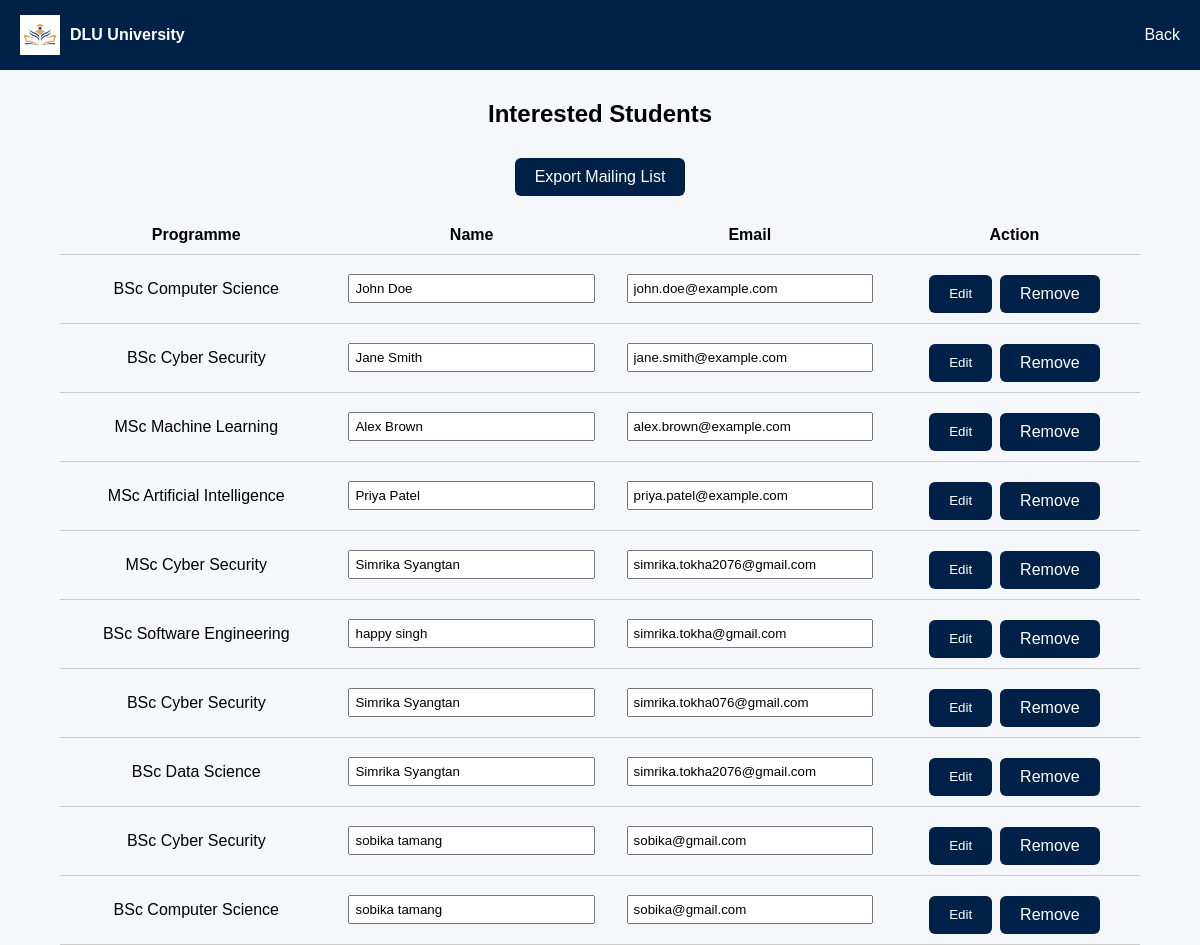
The app's page /admin/students.php (signed in) with its own data.
### tables this page shows
CREATE TABLE `interestedstudents` (
  `InterestID` int(11) NOT NULL,
  `ProgrammeID` int(11) NOT NULL,
  `StudentName` varchar(100) NOT NULL,
  `Email` varchar(255) NOT NULL,
  `RegisteredAt` timestamp NOT NULL DEFAULT current_timestamp(),
  `StudentID` int(11) DEFAULT NULL
);

CREATE TABLE `programmes` (
  `ProgrammeID` int(11) NOT NULL,
  `ProgrammeName` text NOT NULL,
  `LevelID` int(11) DEFAULT NULL,
  `ProgrammeLeaderID` int(11) DEFAULT NULL,
  `Description` text DEFAULT NULL,
  `Image` text DEFAULT NULL,
  `is_published` tinyint(4) DEFAULT 1
);

### admin/students.php (the view, shortened to what this page needs)
<?php
include '../config.php';
$query = "
SELECT i.InterestID, p.ProgrammeName, i.StudentName, i.Email FROM interestedstudents i
JOIN programmes p ON i.ProgrammeID = p.ProgrammeID
";
$result = $conn->query($query);
?>
<!DOCTYPE html>
<html>
<head>
<link rel="stylesheet" href="../style.css">
</head>
<body>
<div class="navbar">
<div class="logo">
<img src="../logo.jpg">
<b>DLU University</b>
</div>
<div>
<a href="dashboard.php">Back</a>
</div>
</div>
<h2 style="text-align:center; margin-top:30px;">Interested Students</h2>
<div style="text-align:center; margin-bottom:20px;">
<a href="export.php" class="view-btn">Export Mailing List</a>
</div>
<div class="table-container">
<table>
<tr>
    <th>Programme</th>
    <th>Name</th>
    <th>Email</th>
    <th>Action</th>
</tr>
<?php
while($row = $result->fetch_assoc()){
$id = intval($row['InterestID']);
echo "<tr>";
echo "<form method='POST'>";
echo "<td>".htmlspecialchars($row['ProgrammeName'])."</td>";
echo "<td>
<input type='text' id='name_$id' name='name' value='".htmlspecialchars($row['StudentName'])."' readonly>
</td>";
echo "<td>
<input type='email' id='email_$id' name='email' value='".htmlspecialchars($row['Email'])."' readonly>
</td>";
echo "<td>
<input type='hidden' name='id' value='$id'>
<div class='button-group'>
<button type='button' id='editBtn_$id' class='view-btn'onclick='enableEdit($id)'>Edit</button>
<button type='submit' name='update' id='saveBtn_$id'class='view-btn' style='display:none;'>Save</button>
<button type='button' id='cancelBtn_$id'class='view-btn' style='display:none;' onclick='cancelEdit()'>Cancel</button>
<a href='#' class='view-btn'onclick='confirmDelete(\"delete_student.php?id=$id\")'>Remove  </a>
</div>
</td>";
echo "</form>";
echo "</tr>";
}
?>
</table>
</div>
</body>
</html>

### style.css (style rules this page uses)
body { margin: 0; font-family: Arial, sans-serif; background-color: #f5f7fa; }
.navbar { display: flex; justify-content: space-between; align-items: center; background: #002147; color: white; padding: 15px 20px; }
.navbar a { color: white; margin-left: 15px; text-decoration: none; }
.logo { display: flex; align-items: center; gap: 10px; }
.logo img { width: 40px; }
.view-btn { display: inline-block; padding: 10px 20px; background: #002147; color: white; text-decoration: none; border-radius: 6px; margin-top: 10px; cursor: pointer; border: none; }

### admin/students.php (style rules this page uses)
.table-container { width: 90%; margin: auto; }
table { width: 100%; border-collapse: collapse; }
th, td { padding: 10px; text-align: center; border-bottom: 1px solid #ccc; }
.button-group { display: flex; justify-content: center; gap: 8px; }
input { padding: 5px; width: 90%; }

### records on screen
interestedstudents: ProgrammeID.ProgrammeName "BSc Computer Science", name "John Doe", email "john.doe@example.com"
interestedstudents: ProgrammeID.ProgrammeName "BSc Cyber Security", name "Jane Smith", email "jane.smith@example.com"
interestedstudents: ProgrammeID.ProgrammeName "MSc Machine Learning", name "Alex Brown", email "alex.brown@example.com"
interestedstudents: ProgrammeID.ProgrammeName "MSc Artificial Intelligence", name "Priya Patel", email "priya.patel@example.com"
interestedstudents: ProgrammeID.ProgrammeName "MSc Cyber Security", name "Simrika Syangtan", email "simrika.tokha2076@gmail.com"
interestedstudents: ProgrammeID.ProgrammeName "BSc Software Engineering", name "happy singh", email "simrika.tokha@gmail.com"
interestedstudents: ProgrammeID.ProgrammeName "BSc Cyber Security", name "Simrika Syangtan", email "simrika.tokha076@gmail.com"
interestedstudents: ProgrammeID.ProgrammeName "BSc Data Science", name "Simrika Syangtan", email "simrika.tokha2076@gmail.com"
interestedstudents: ProgrammeID.ProgrammeName "BSc Cyber Security", name "sobika tamang", email "sobika@gmail.com"
interestedstudents: ProgrammeID.ProgrammeName "BSc Computer Science", name "sobika tamang", email "sobika@gmail.com"
